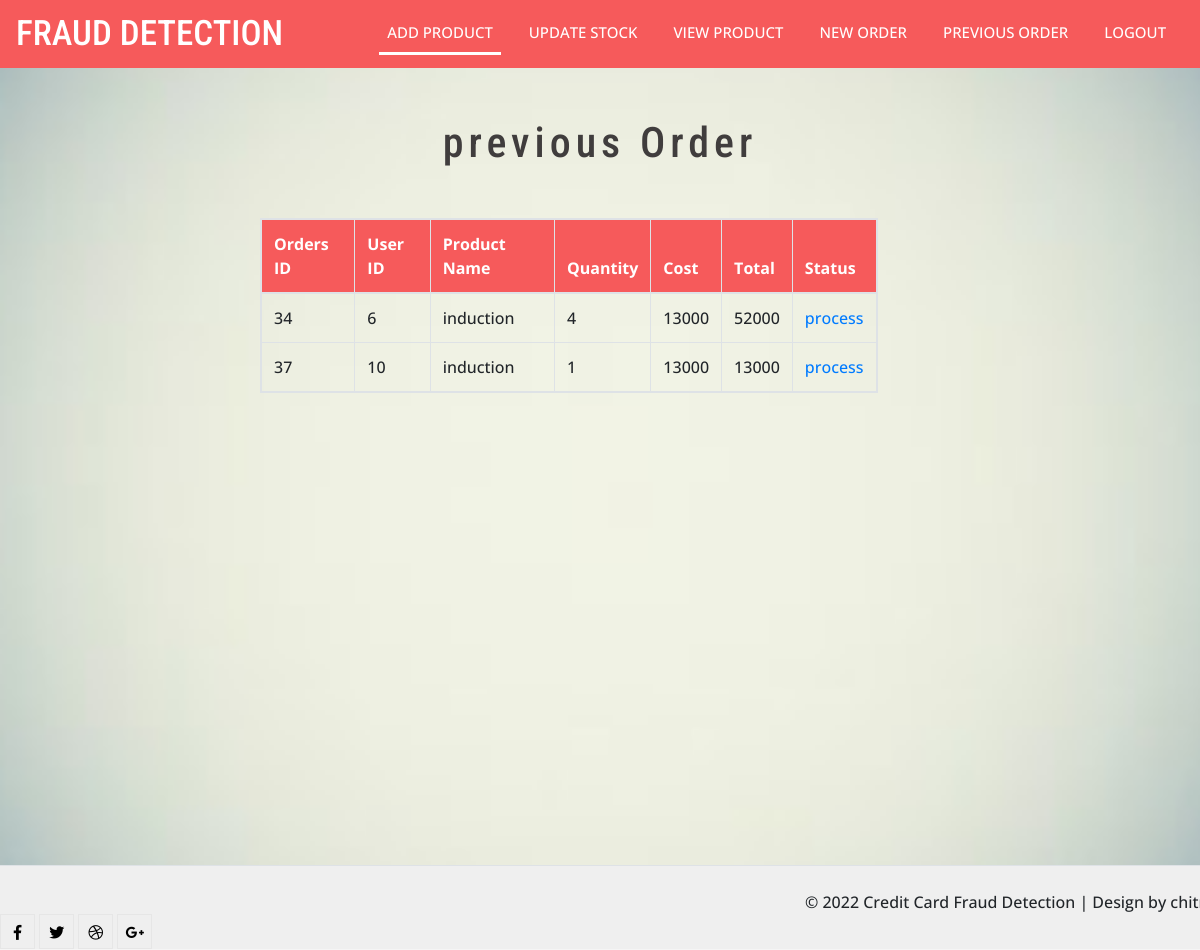
/index.php/previousorder, run on the app's committed database.
### tables this page shows
CREATE TABLE `transaction` (
  `id` int(11) NOT NULL,
  `uid` varchar(20) NOT NULL,
  `productname` varchar(20) NOT NULL,
  `quantity` varchar(20) NOT NULL,
  `cost` varchar(20) NOT NULL,
  `total` varchar(20) NOT NULL,
  `status` varchar(20) NOT NULL
);

### application/controllers/Previousorder.php (called while the page is built, shortened)
<?php
class Previousorder extends CI_Controller
{
    public function index()
    {
        $this->load->model('detection');
        $ttt['gats']=$this->detection->pre();
        $this->load->view('previousorder',$ttt);
    }
}

### index.php (called while the page is built, shortened)
<?php
require_once BASEPATH.'core/CodeIgniter.php';

### application/models/Detection.php (called while the page is built, shortened)
<?php
class Detection extends CI_Model
{
    public function pre()
    {
        $sql="select * from transaction where status='process'";
        $aaa=$this->db->query($sql);
        return $aaa->result_array();
    }
}

### application/views/previousorder.php (the view, shortened to what this page needs)
<!DOCTYPE html>
<html>
<head>
    <link href="css/bootstrap.min.css" rel="stylesheet" type="text/css" />
    <link href="css/fontawesome-all.min.css" rel="stylesheet" type="text/css" media="all">
    <link href="css/popuo-box.css" rel="stylesheet" type="text/css" media="all" />
    <link rel="stylesheet " href="css/chocolat.css " type="text/css" media="all" />
    <link href="css/easy-responsive-tabs.css" rel='stylesheet' type='text/css' />
    <link href="css/style.css" rel='stylesheet' type='text/css' media="all">
</head>
<body>
<header>
    <?php include_once ('application/views/includes/header.php');?>
</header>
<div class="main-about">
    <div class="container">
        <div class="text-h3 text-center">
            <h3>previous Order</h3>
        </div>
            <div class="col-md-7" style="margin-left: 200px">
                <table class="table table-bordered table-responsive">
                    <thead>
                    <tr>
                        <th>Orders ID</th>
                        <th>User ID</th>
                        <th>Product Name</th>
                        <th>Quantity</th>
                        <th>Cost</th>
                        <th>Total</th>
                        <th>Status</th>
                    </tr>
                    </thead>
                    <tbody>
                    <?php
                    foreach ($gats as $gat){
                    ?>
                    <tr>
                        <td><?php echo $gat['id']?></td>
                        <td><?php echo $gat['uid']?></td>
                        <td><?php echo $gat['productname']?></td>
                        <td><?php echo $gat['quantity']?></td>
                        <td><?php echo $gat['cost']?></td>
                        <td><?php echo $gat['total']?></td>
                        <td><a href="<?php echo base_url()?>previousorder/complete?id=<?php echo $gat['id']?>"><?php echo $gat['status']?></a></td>
                    </tr>
                    <?php
                    }
                    ?>
                    </tbody>
                </table>
            </div>
    </div>
</div>
<br><br><br><br><br><br><br><br><br><br><br><br><br><br><br><br><br><br>
<footer>
    <div class="row border-top mt-4 pt-lg-4 pt-3 text-lg-left text-center">
              <p class="col-lg-8 copy-right-grids mt-lg-1"><center>© 2022 Credit Card Fraud Detection | Design by chitra</center>
                </p>
                <div class="col-lg-4 agileinfo_social_icons mt-lg-0 mt-3">
                    <ul class="agileits_social_list">
                        <li>
                            <a href="#" class="w3_agile_facebook">
                                <i class="fab fa-facebook-f"></i>
                            </a>
                        </li>
                        <li>
                            <a href="#" class="agile_twitter">
                                <i class="fab fa-twitter"></i>
                            </a>
                        </li>
                        <li>
                            <a href="#" class="w3_agile_dribble">
                                <i class="fab fa-dribbble"></i>
                            </a>
                        </li>
                        <li>
                            <a href="#" class="w3_agile_google">
                                <i class="fab fa-google-plus-g"></i>
                            </a>
                        </li>
                    </ul>
                </div>
            </div>
</footer>
</body>
</html>

### css/chocolat.css (style rules this page uses)
body { margin:0; padding:0; }

### css/easy-responsive-tabs.css (style rules this page uses)
body { margin: 0px; padding: 0px; background: #f5f5f5; font-weight: 500; }
ul.resp-tabs-list, p { margin: 0px; padding: 0px; }

### css/style.css (style rules this page uses)
body { padding: 0; margin: 0; background-image: url('../a.jpg'); background-size: cover; background-repeat: no-repeat; background-position: center center; font-family: 'Open Sans', sans-serif; }
body a { transition: 0.5s all; -webkit-transition: 0.5s all; -moz-transition: 0.5s all; -o-transition: 0.5s all; -ms-transition: 0.5s all; text-decoration: none; }
h1, h2, h3, h4, h5, h6 { margin: 0; padding: 0; font-family: 'Roboto Condensed', sans-serif; }
p { margin: 0; padding: 0; font-family: 'Open Sans', sans-serif; font-size: 16px; letter-spacing: 1px; line-height: 1.9; color: #e51414; }
ul, ol { margin: 0; padding: 0; }
.text-h3.text-center h3 { font-size: 42px; color:#403d3d; letter-spacing: 5px; }
.text-h3.text-center { margin-bottom: 50px; }
header { background-color: #f65a5b; }
.main-about { margin-top: 50px; }
footer { background-color: #efefef; }
p.copy-right-grids { font-size: 14px; }
.agileits_social_list li { display: inline-block; }
.agileits_social_list li a { width: 35px; height: 35px; color: #000; text-align: center; display: inline-block; font-size: 15px; line-height: 2.3; border: 1px solid #e6e6e6; }

### application/views/previousorder.php (style rules this page uses)
th { background-color: #f65a5b; padding: 0px; color:white; }

### data on the page
transaction: id "34", uid "6", productname "induction", quantity "4", cost "13000", total "52000", status "process"
transaction: id "37", uid "10", productname "induction", quantity "1", cost "13000", total "13000", status "process"
